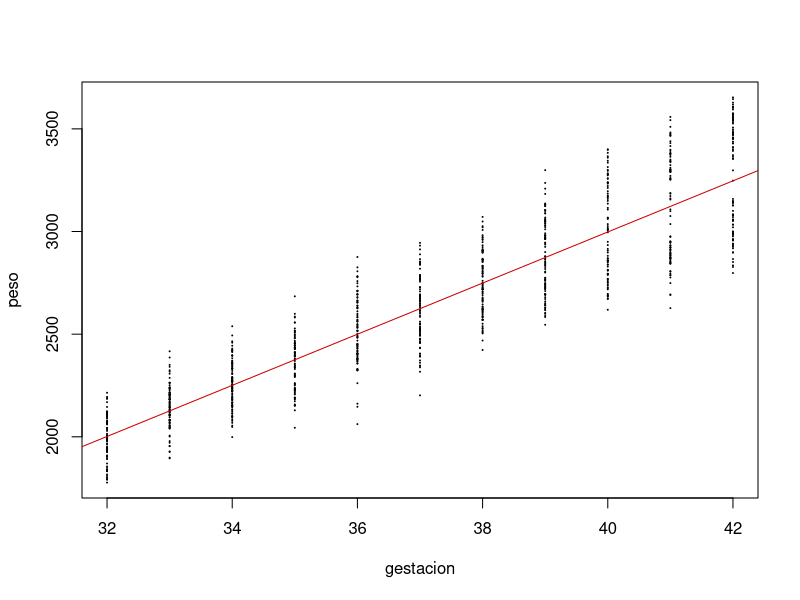
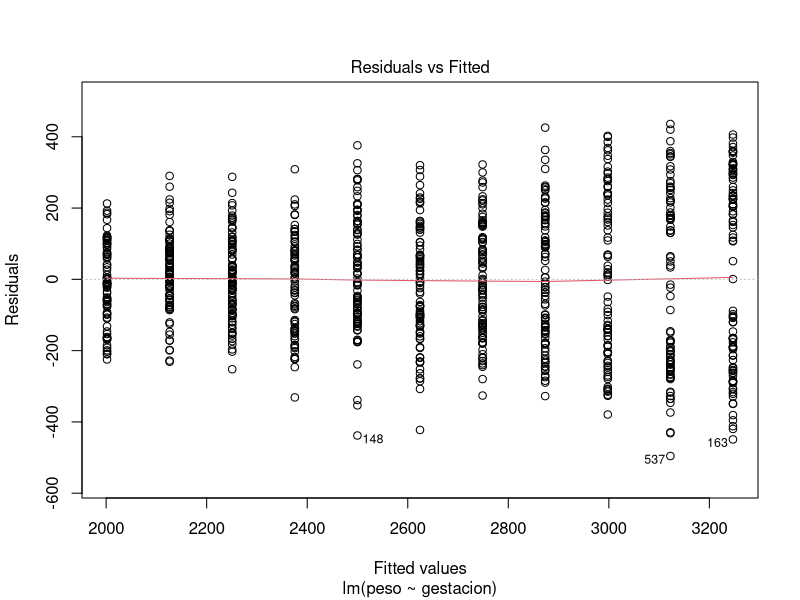
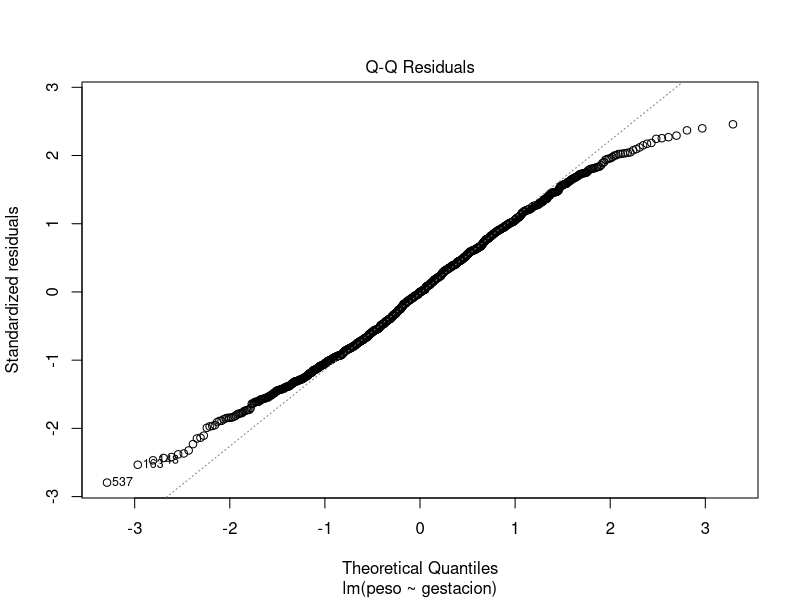
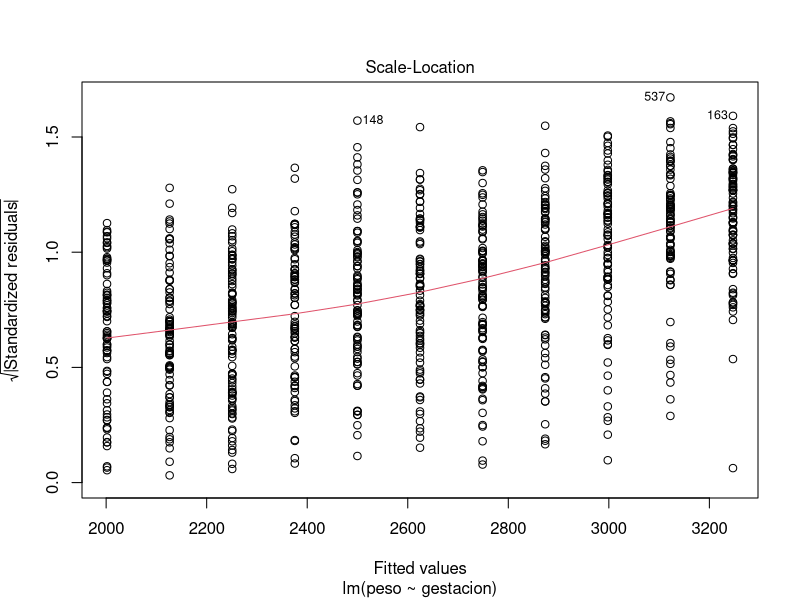
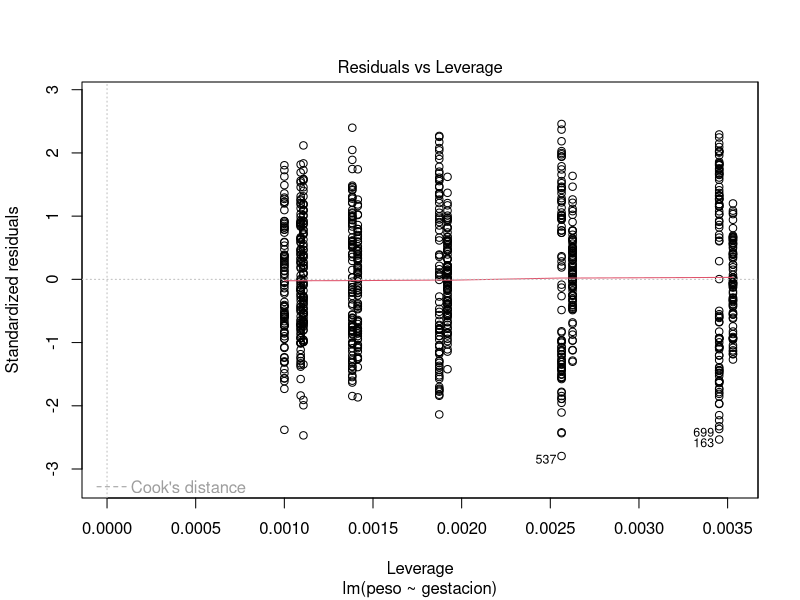
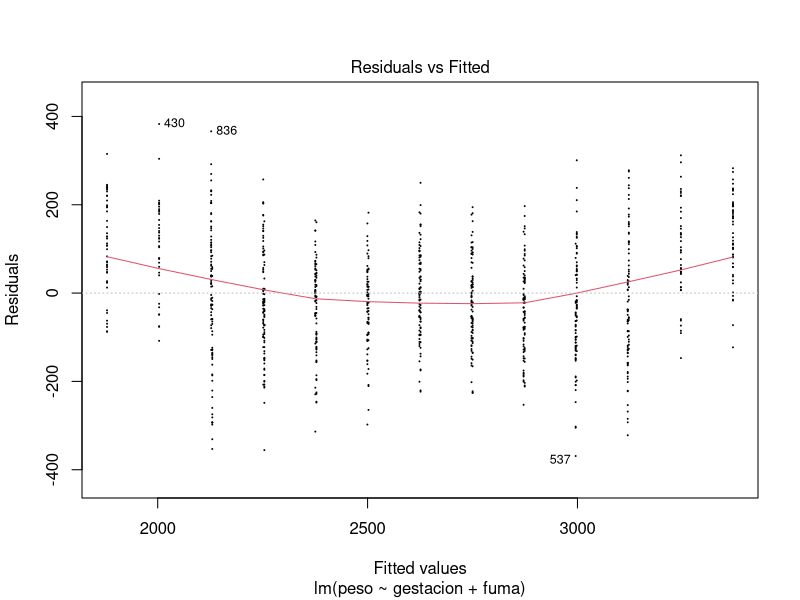
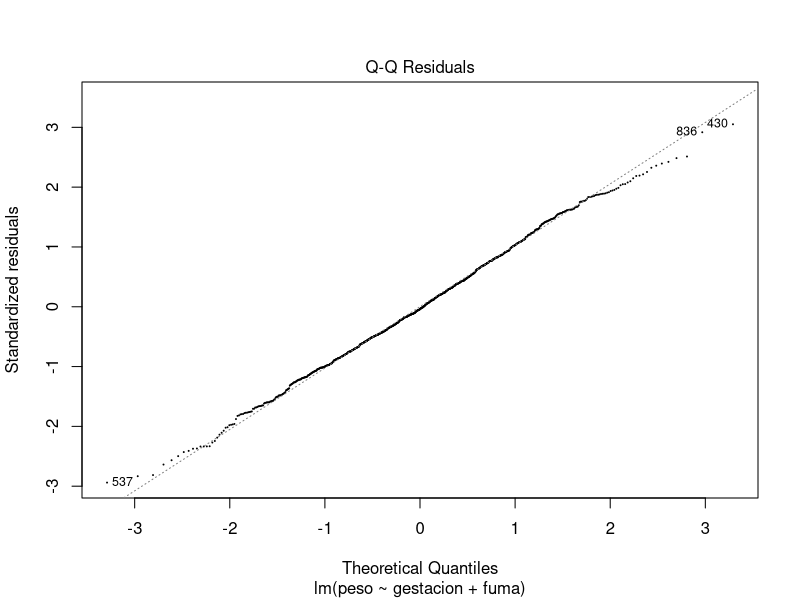
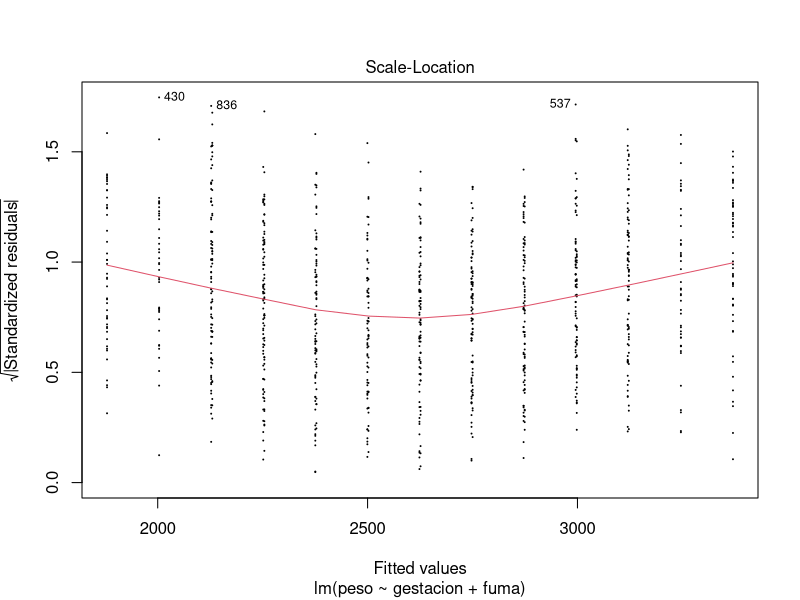

These figures' R source, in order:
n=1000 #tamaño muestral

# Generar el habito tabaquico de la madre al azar
fuma=sample(c(FALSE,TRUE),n,replace = TRUE)

# Ahora lo mismo para la edad gestacional
gestacion=sample(c(32:42),n,replace=TRUE)

# Queremos que el peso de los niños de 32 semanas pesen 2000gr (2kg). Además, queremos que pesen más los niños cuando la madre no fuma que cuando fuma. Añadimos el error normal al final, con desviación tipica de media cero
sigma=100
peso=2000 + (gestacion-32)*(fuma==TRUE)*100 + (gestacion-32)*(fuma==FALSE)*150 + rnorm(n,0,sigma)

# Creamos el dataframe con los datos que hemos generado
simu=data.frame(peso=peso,fuma=fuma,gestacion=gestacion)

# analizamos el peso respecto de la edad gestacional
simple=lm(peso~gestacion,data=simu)
summary(simple)
plot(peso~gestacion,data=simu,cex=.1)
abline(reg=simple,col="red3")

#para ver la linealidad vemos la gráfica residual vs fitted
# en q-q residuals vemos que en pesos grandes se acaba volviendo bimodal porque tenemos pesos muy grandes y muy pequeños
plot(simple)

## la hipotesis de homocedasticidad no se cumple

# Incluimos el tabaco en el modelo 
ajuste1 = lm(peso~gestacion+fuma,data=simu)
summary(ajuste1)
plot(ajuste1,cex=.1)

# el grupo de referencia es el grupo de NO fumadora
ajuste2 = lm(peso~gestacion+fuma+gestacion:fuma,data=simu)
plot(ajuste2, cex=.1)
# en los niños de referencia el peso crece 150 gramos por cada semana gestacional
# 1500 gr en fumaTRUE significa el valor que habria en la semana gestacional = 0 que no tendría sentido biologico y es una estimación
# en el termino de interacion gestacion:fumaTRUE los niños de madre fumadora crecen 50 gramos menos que los de madre no fumadora
# En la funcion de interaccion de beta1 es el incremento por la semana gestacional en las mujeres no fumadoras que es 150.
# Este modelo se ajusta mejor a los datos. Las hipotesis se cumplen mejor porque corregimos por la interacción entre la gestación y el habito tabaquico

AIC(simple)
AIC(ajuste1)
AIC(ajuste2)
# El AIC baja por lo que tenemos un ajuste mejor.
